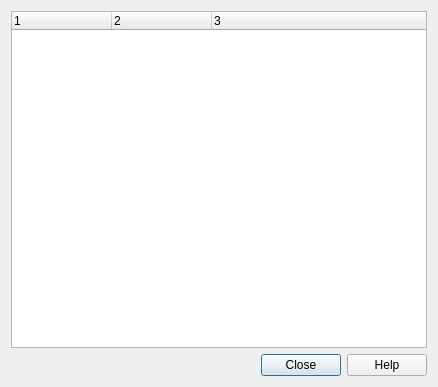
<ui version="4.0" >
 <class>PluginDialog</class>
 <widget class="QDialog" name="PluginDialog" >
  <property name="geometry" >
   <rect>
    <x>0</x>
    <y>0</y>
    <width>438</width>
    <height>387</height>
   </rect>
  </property>
  <property name="windowTitle" >
   <string>Plugins</string>
  </property>
  <layout class="QVBoxLayout" >
   <item>
    <widget class="QTreeWidget" name="treeWidget" >
     <property name="sizePolicy" >
      <sizepolicy vsizetype="Expanding" hsizetype="MinimumExpanding" >
       <horstretch>0</horstretch>
       <verstretch>0</verstretch>
      </sizepolicy>
     </property>
     <column>
      <property name="text" >
       <string>1</string>
      </property>
     </column>
     <column>
      <property name="text" >
       <string>2</string>
      </property>
     </column>
     <column>
      <property name="text" >
       <string>3</string>
      </property>
     </column>
    </widget>
   </item>
   <item>
    <widget class="QDialogButtonBox" name="buttonBox" >
     <property name="orientation" >
      <enum>Qt::Horizontal</enum>
     </property>
     <property name="standardButtons" >
      <set>QDialogButtonBox::Close|QDialogButtonBox::Help</set>
     </property>
    </widget>
   </item>
  </layout>
 </widget>
 <resources/>
 <connections>
  <connection>
   <sender>buttonBox</sender>
   <signal>accepted()</signal>
   <receiver>PluginDialog</receiver>
   <slot>accept()</slot>
   <hints>
    <hint type="sourcelabel" >
     <x>227</x>
     <y>347</y>
    </hint>
    <hint type="destinationlabel" >
     <x>157</x>
     <y>274</y>
    </hint>
   </hints>
  </connection>
  <connection>
   <sender>buttonBox</sender>
   <signal>rejected()</signal>
   <receiver>PluginDialog</receiver>
   <slot>reject()</slot>
   <hints>
    <hint type="sourcelabel" >
     <x>316</x>
     <y>346</y>
    </hint>
    <hint type="destinationlabel" >
     <x>286</x>
     <y>274</y>
    </hint>
   </hints>
  </connection>
 </connections>
</ui>
